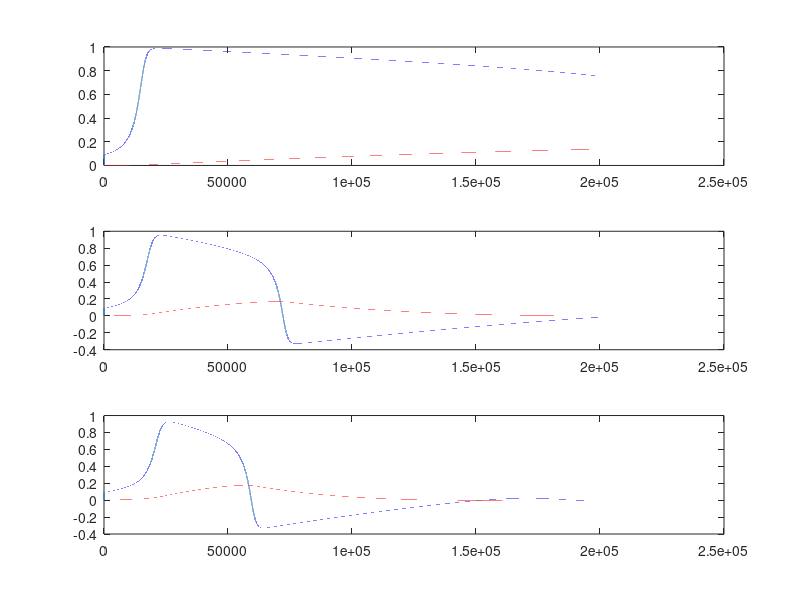

MATLAB code to generate this figure:
a=0.02;
p_c=[0.002,0.01,0.015];
b=0.5;
g=1;
d=0;
e=0.01;

dt=0.001;
t=1:200/dt;
lt=length(t);

ltI=10; %duration of pulse

v=zeros(1,lt);
w=zeros(1,lt);

for c=1:3;
    e=p_c(c);
    for t=1:ltI;
    v(t+1)=v(t)+dt*(-w(t)-v(t).*(v(t)-a).*(v(t)-1)+10);
    w(t+1)=w(t)+dt*e*(b*v(t)-g*w(t)-d);
    end

    for t=ltI:lt;
    v(t+1)=v(t)+dt*(-w(t)-v(t).*(v(t)-a).*(v(t)-1));
    w(t+1)=w(t)+dt*e*(b*v(t)-g*w(t)-d);
    end
    subplot(3,1,c); plot(v);
    hold on
    plot(w,'r');
    
end
